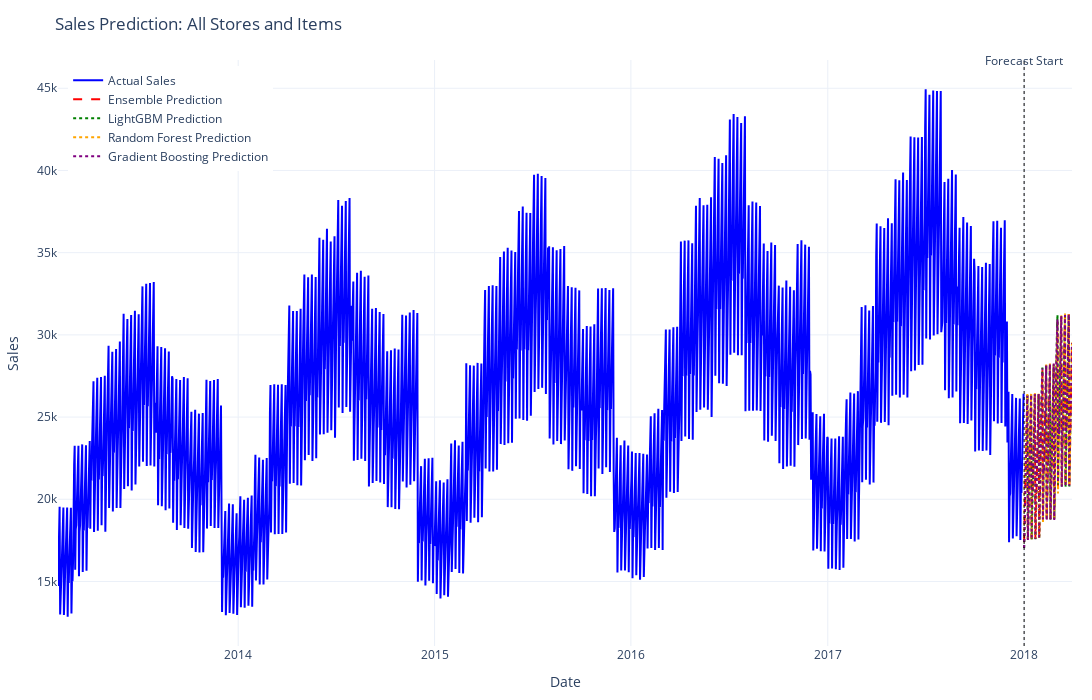

Notebook cell for this chart:
### Code cell
full_actual_df = df_train  
overall_fig = plot_predictions_full(full_actual_df, future_predictions_df)
overall_fig.show()

### Figure 1 — Plotly figure (JSON) as saved in the notebook; plotly's stock layout.template omitted (floating-point values rounded to 4 significant figures; data arrays with more than 128 entries replaced by an {"elided": "..."} marker saying what was removed)
{"data": [{"line": {"color": "blue"}, "mode": "lines", "name": "Actual Sales", "type": "scatter", "x": {"elided": "1886 str values"}, "y": {"elided": "1886 float values"}}, {"line": {"color": "red", "dash": "dash"}, "mode": "lines", "name": "Ensemble Prediction", "type": "scatter", "x": {"elided": "1886 str values"}, "y": {"elided": "1886 float values"}}, {"line": {"color": "green", "dash": "dot"}, "mode": "lines", "name": "LightGBM Prediction", "type": "scatter", "x": {"elided": "1886 str values"}, "y": {"elided": "1886 float values"}}, {"line": {"color": "orange", "dash": "dot"}, "mode": "lines", "name": "Random Forest Prediction", "type": "scatter", "x": {"elided": "1886 str values"}, "y": {"elided": "1886 float values"}}, {"line": {"color": "purple", "dash": "dot"}, "mode": "lines", "name": "Gradient Boosting Prediction", "type": "scatter", "x": {"elided": "1886 str values"}, "y": {"elided": "1886 float values"}}], "layout": {"annotations": [{"font": {"size": 12}, "showarrow": false, "text": "Forecast Start", "x": "2018-01-01T00:00:00", "xref": "x", "y": 1, "yref": "paper", "yshift": 10}], "height": 700, "hovermode": "x unified", "legend": {"x": 0.01, "xanchor": "left", "y": 0.99, "yanchor": "top"}, "margin": {"b": 40, "l": 40, "r": 20, "t": 60}, "shapes": [{"line": {"color": "black", "dash": "dot", "width": 1}, "type": "line", "x0": "2018-01-01T00:00:00", "x1": "2018-01-01T00:00:00", "xref": "x", "y0": 0, "y1": 1, "yref": "paper"}], "title": {"text": "Sales Prediction: All Stores and Items"}, "width": 1200, "xaxis": {"title": {"text": "Date"}}, "yaxis": {"title": {"text": "Sales"}}}}
